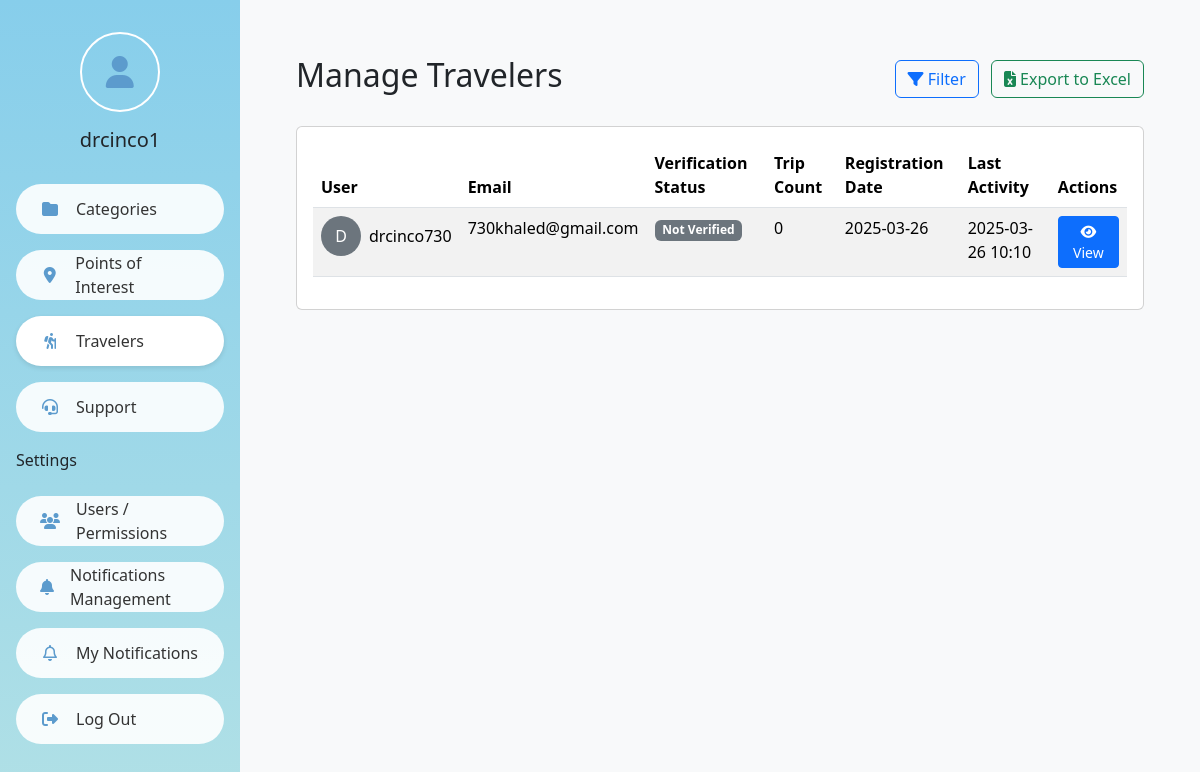
/admin_app/travelers/ (signed in), run on the app's committed database.
### admin_app/models.py (models this page shows, shortened)
class Traveler(models.Model):
    user = models.OneToOneField(User, on_delete=models.CASCADE)
    profile_photo = models.ImageField(upload_to='profile_photos/', null=True, blank=True)
    settings = models.JSONField(default=dict)  # For storing offline mode, notification preferences etc.

### admin_app/views.py (the view)
# urls.py: path('travelers/', views.traveler_list, name='traveler_list'),
@login_required
def traveler_list(request):
    travelers = Traveler.objects.select_related('user', 'verification').all()
    return render(request, 'templates/accounts/traveler_list.html', {
        'travelers': travelers
    })

### admin_app/templates/templates/accounts/traveler_list.html (shortened to what this page needs)
{% extends "templates/accounts/base.html" %}
{% load static %}
{% block content %}
<div class="container-fluid p-4">
    <div class="d-flex justify-content-between align-items-center mb-4">
        <h2>Manage Travelers</h2>
        <div>
            <button class="btn btn-outline-primary me-2" data-bs-toggle="modal" data-bs-target="#filterModal">
                <i class="fas fa-filter"></i> Filter
            </button>
            <a href="#" class="btn btn-outline-success">
                <i class="fas fa-file-excel"></i> Export to Excel
            </a>
        </div>
    </div>
    <div class="card">
        <div class="card-body">
            <div class="table-responsive">
                <table class="table table-striped">
                    <thead>
                        <tr>
                            <th>User</th>
                            <th>Email</th>
                            <th>Verification Status</th>
                            <th>Trip Count</th>
                            <th>Registration Date</th>
                            <th>Last Activity</th>
                            <th>Actions</th>
                        </tr>
                    </thead>
                    <tbody>
                        {% for traveler in travelers %}
                        <tr>
                            <td>
                                <div class="d-flex align-items-center">
                                    {% if traveler.profile_photo %}
                                        <img src="{{ traveler.profile_photo.url }}" class="rounded-circle me-2" width="40">
                                    {% else %}
                                        <div class="rounded-circle bg-secondary text-white d-flex align-items-center justify-content-center me-2" style="width: 40px; height: 40px;">
                                            {{ traveler.user.username|make_list|first|upper }}
                                        </div>
                                    {% endif %}
                                    {{ traveler.user.username }}
                                </div>
                            </td>
                            <td>{{ traveler.user.email }}</td>
                            <td>
                                {% if traveler.verification %}
                                    <span class="badge bg-{{ traveler.verification.status|yesno:'success,warning,danger' }}">
                                        {{ traveler.verification.get_status_display }}
                                    </span>
                                {% else %}
                                    <span class="badge bg-secondary">Not Verified</span>
                                {% endif %}
                            </td>
                            <td>{{ traveler.trips.count }}</td>
                            <td>{{ traveler.user.date_joined|date:"Y-m-d" }}</td>
                            <td>{{ traveler.user.last_login|date:"Y-m-d H:i"|default:"Never logged in" }}</td>
                            <td>
                                <a href="{% url 'traveler_detail' traveler.pk %}" class="btn btn-sm btn-primary">
                                    <i class="fas fa-eye"></i> View
                                </a>
                            </td>
                        </tr>
                        {% empty %}
                        <tr>
                            <td colspan="7" class="text-center">No travelers found</td>
                        </tr>
                        {% endfor %}
                    </tbody>
                </table>
            </div>
        </div>
    </div>
</div>
{% endblock %}

### admin_app/templates/templates/accounts/base.html (shortened to what this page needs)
<!DOCTYPE html>
{% load static %}
<html lang="en" dir="ltr">
<head>
    <link rel="stylesheet" href="https://cdn.jsdelivr.net/npm/bootstrap@5.3.2/dist/css/bootstrap.min.css">
    <link rel="stylesheet" href="https://cdnjs.cloudflare.com/ajax/libs/font-awesome/6.5.1/css/all.min.css">
</head>
<body>
    <div class="admin-container">
        <div class="sidebar">
            <div class="user-profile">
                <div class="profile-circle">
                    <i class="fas fa-user fa-2x" style="line-height: 76px; color: #5c9bcd;"></i>
                </div>
                <h5 class="mb-0">{{ request.user.username }}</h5>
            </div>
            <nav class="nav-menu">
                <a href="{% url 'category_list' %}"
                    class="menu-item {% if 'categories' in request.path %}active{% endif %}">
                    <i class="fas fa-folder"></i>
                    <span>Categories</span>
                </a>
                <a href="{% url 'poi_list' %}" class="menu-item {% if 'poi' in request.path %}active{% endif %}">
                    <i class="fas fa-map-marker-alt"></i>
                    <span>Points of Interest</span>
                </a>
                <a href="{% url 'traveler_list' %}"
                    class="menu-item {% if 'travelers' in request.path %}active{% endif %}">
                    <i class="fas fa-hiking"></i>
                    <span>Travelers</span>
                </a>
                <a href="{% url 'support_ticket_list' %}"
                    class="menu-item {% if 'support' in request.path %}active{% endif %}">
                    <i class="fas fa-headset"></i>
                    <span>Support</span>
                </a>
                <p>Settings</p>
                <a href="{% url 'user_list' %}" class="menu-item {% if 'users' in request.path %}active{% endif %}">
                    <i class="fas fa-users"></i>
                    <span>Users / Permissions</span>
                </a>
                <a href="{% url 'notification_list' %}"
                    class="menu-item {% if 'notifications' in request.path and not 'my-notifications' in request.path %}active{% endif %}">
                    <i class="fas fa-bell"></i>
                    <span>Notifications Management</span>
                </a>
                <a href="{% url 'user_notifications' %}"
                    class="menu-item {% if 'my-notifications' in request.path %}active{% endif %}">
                    <i class="far fa-bell"></i>
                    <span>My Notifications</span>
                </a>
                <a href="#" class="menu-item" id="logoutLink">
                    <i class="fas fa-sign-out-alt"></i>
                    <span>Log Out</span>
                </a>
            </nav>
        </div>
        <div class="main-content">
            <div class="content-area">
                {% block content %}{% endblock %}
            </div>
        </div>
    </div>
</body>
</html>

### admin_app/templates/templates/accounts/base.html (style rules this page uses)
:root { --sidebar-width: 240px; --menu-item-height: 50px; }
body { font-family: 'Segoe UI', Tahoma, Geneva, Verdana, sans-serif; margin: 0; padding: 0; }
.admin-container { display: flex; min-height: 100vh; }
.sidebar { width: var(--sidebar-width); background: linear-gradient(180deg, #87CEEB 0%, #B0E0E6 100%); position: fixed; height: 100vh; left: 0; display: flex; flex-direction: column; align-items: center; padding: 2rem 1rem; }
.main-content { margin-left: var(--sidebar-width); flex: 1; background-color: #f8f9fa; min-height: 100vh; }
.user-profile { text-align: center; margin-bottom: 2rem; }
.profile-circle { width: 80px; height: 80px; border: 2px solid #fff; border-radius: 50%; margin-bottom: 1rem; }
.nav-menu { width: 100%; display: flex; flex-direction: column; gap: 0.5rem; }
.menu-item { display: flex; align-items: center; padding: 0.8rem 1.5rem; background-color: rgba(255, 255, 255, 0.9); border-radius: 25px; text-decoration: none; color: #333; transition: all 0.3s ease; height: var(--menu-item-height); margin-bottom: 0.5rem; }
.menu-item.active { background-color: #fff; box-shadow: 0 2px 5px rgba(0, 0, 0, 0.1); }
.menu-item i { margin-right: 1rem; width: 20px; text-align: center; color: #5c9bcd; }
.content-area { padding: 2rem; }

### data on the page
Traveler: user.username|make_list "D", user.username "drcinco730", user.email "730khaled@gmail.com", trips.count "0", user.date_joined "2025-03-26", user.last_login "2025-03-26 10:10"

### other printed values
{{ request.user.username }} "drcinco1"
